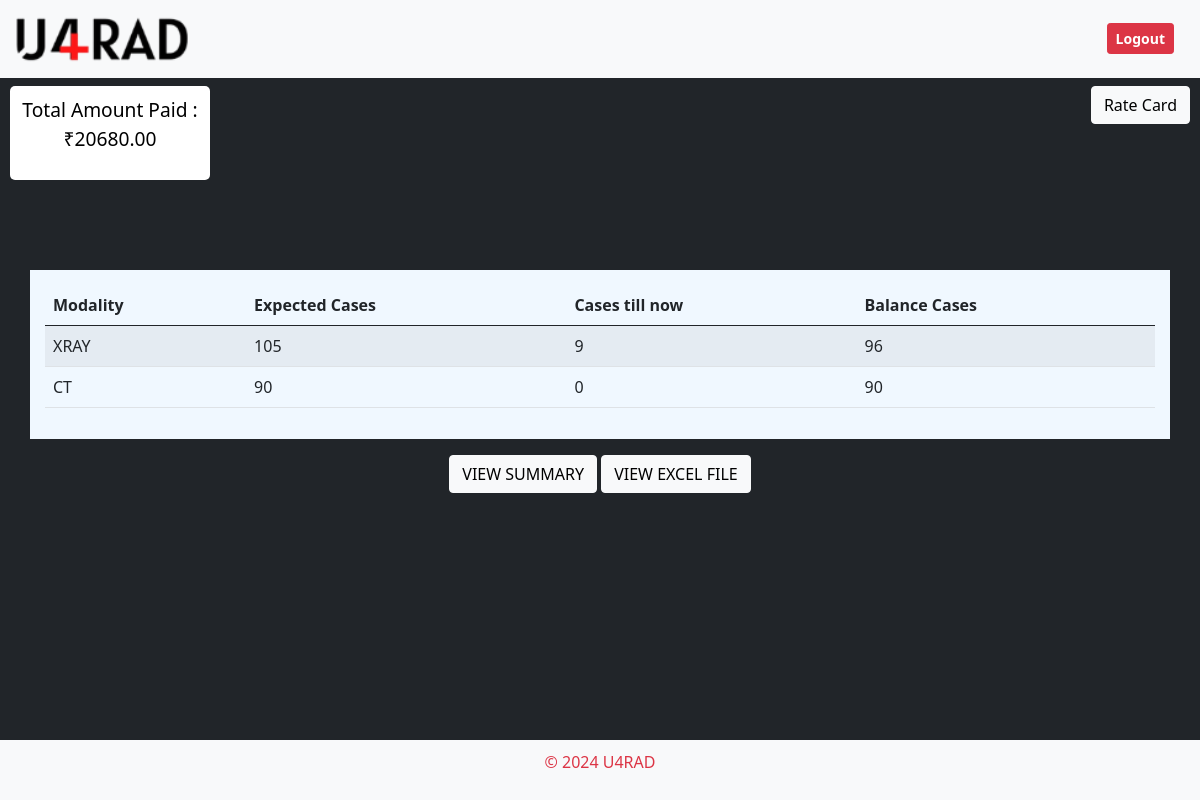
Page /user_dashboard/ (signed in) on the committed database.
### services/models/CartValue.py (models this page shows, shortened)
class CartValue(models.Model):
    user = models.ForeignKey(User, on_delete=models.CASCADE, default=None)
    promo_code = models.CharField(max_length=100, blank=True, null=True)
    total_amount = models.DecimalField(max_digits=10, decimal_places=2, default=0)
    discount = models.DecimalField(max_digits=10, decimal_places=2, default=0)
    grand_total = models.DecimalField(max_digits=10, decimal_places=2, default=0)
    created_at = models.DateTimeField(auto_now_add=True)

### services/models/CartItem.py (models this page shows, shortened)
class Cart(models.Model):
    user = models.ForeignKey(User, on_delete=models.CASCADE, default=None)
    service = models.ForeignKey(Service, on_delete=models.CASCADE, default=1)
    quantity = models.PositiveIntegerField(default=0)
    casecount = models.PositiveIntegerField(default=0)
    amount = models.DecimalField(max_digits=10, decimal_places=2, default=0)

### services/models/models.py (models this page shows, shortened)
class Service(models.Model):
    service_name = models.CharField(max_length=100)
    is_active = models.BooleanField(default=True)
    added_date = models.DateTimeField(auto_now_add=True)
    added_by = models.ForeignKey(User, related_name='services_added', on_delete=models.CASCADE)
    modified_date = models.DateTimeField(auto_now=True)
    modified_by = models.ForeignKey(User, related_name='services_modified', on_delete=models.CASCADE)

### services/views.py (the view)
# urls.py: path('user_dashboard/', login_required(views.user_dashboard), name='user_dashboard'),
@login_required
def user_dashboard(request):
    if request.user.is_authenticated:
        cart_items = Cart.objects.filter(user=request.user)
        cart_value = CartValue.objects.filter(user=request.user).first()
        orders = Order.objects.filter(user=request.user)
        context = {
            'cart_items': cart_items,
            'cart_value': cart_value,
            'orders': orders
        }
        return render(request, 'services/user_dashboard.html', context)
    else:
        return redirect('login')  # Redirect to login page if user is not authenticated

### services/templates/services/user_dashboard.html (shortened to what this page needs)
{% extends 'services/base_generic.html' %} {% block content %} {% load static %}
<div class="top-right-corner">
  <a class="btn btn-light mt-3 text-center" href="{% url 'calculate_amount' %}"
    >Rate Card</a
  >
</div>
<div class="top-left-corner mt-3 text-center">
  {% if cart_value %}
      <p>Total Amount Paid : ₹{{ cart_value.grand_total }}</p>
  {% else %}
      <p>Total Amount Paid : ₹0</p>
  {% endif %}
</div>
<div class="container mt-10">
  <table class="table table-striped" id="cart-items-table">
    <thead>
      <tr>
        <th scope="col">Modality</th>
        <th scope="col">Expected Cases</th>
        <th scope="col">Cases till now</th>
        <th scope="col">Balance Cases</th>
      </tr>
    </thead>
    <tbody>
      {% for item in cart_items %}
      <tr>
        <td>{{ item.service.service_name }}</td>
        <td class="quantity">{{ item.quantity }}</td>
        <td class="casecount">{{ item.casecount }}</td>
        <td class="balance"></td>
      </tr>
      {% endfor %}
    </tbody>
  </table>
</div>
<div class="textend">
  <button class="btn btn-light mt-3 text-center" onclick="openPopup()">VIEW SUMMARY</button>
  <button class="btn btn-light mt-3 text-center" onclick="viewExcelFile()">VIEW EXCEL FILE</button>
</div>
{% endblock %}

### services/static/css/styles.css (style rules this page uses)
body { font-family: Arial, sans-serif; margin: 0; padding: 0; background-color: #f4f4f4; }
button { padding: 10px 20px; background-color: #5cb85c; border: none; color: #fff; cursor: pointer; }

### services/templates/services/base_generic.html (style rules this page uses)
body { margin: 0; padding: 0; box-sizing: border-box; }

### services/templates/services/user_dashboard.html (style rules this page uses)
.container { padding: 15px; margin-top: 12rem; background-color: aliceblue; }
.top-right-corner { position: absolute; top: 70px; right: 10px; }
.top-left-corner { position: absolute; top: 70px; left: 10px; background: #ffffff; width: 200px; border-radius: 5px; padding: 10px; font-size: larger; color: black; }
.textend { text-align: center; }

### rows in the picture
CartValue: grand_total "20680.00"
Cart: service.service_name "XRAY", quantity "105", casecount "9"
Cart: service.service_name "CT", quantity "90", casecount "0"
